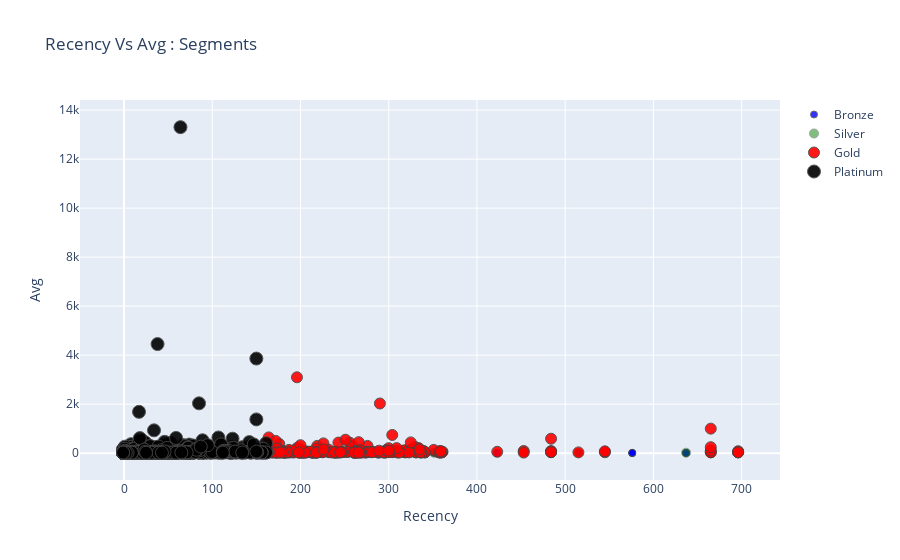

The cell this chart's notebook holds for it:
### Code cell
#Recency Vs Frequency
graph = RFMScores.query("Monetary < 50000 and Frequency < 2000")

plot_data = [
    gobj.Scatter(
        x=graph.query("RFM_Loyalty_Level == 'Bronze'")['Recency'],
        y=graph.query("RFM_Loyalty_Level == 'Bronze'")['Avg'],
        mode='markers',
        name='Bronze',
        marker= dict(size= 7,
            line= dict(width=1),
            color= 'blue',
            opacity= 0.8
           )
    ),
        gobj.Scatter(
        x=graph.query("RFM_Loyalty_Level == 'Silver'")['Recency'],
        y=graph.query("RFM_Loyalty_Level == 'Silver'")['Avg'],
        mode='markers',
        name='Silver',
        marker= dict(size= 9,
            line= dict(width=1),
            color= 'green',
            opacity= 0.5
           )
    ),
        gobj.Scatter(
        x=graph.query("RFM_Loyalty_Level == 'Gold'")['Recency'],
        y=graph.query("RFM_Loyalty_Level == 'Gold'")['Avg'],
        mode='markers',
        name='Gold',
        marker= dict(size= 11,
            line= dict(width=1),
            color= 'red',
            opacity= 0.9
           )
    ),
    gobj.Scatter(
        x=graph.query("RFM_Loyalty_Level == 'Platinum'")['Recency'],
        y=graph.query("RFM_Loyalty_Level == 'Platinum'")['Avg'],
        mode='markers',
        name='Platinum',
        marker= dict(size= 13,
            line= dict(width=1),
            color= 'black',
            opacity= 0.9
           )
    ),
]

plot_layout = gobj.Layout(
        yaxis= {'title': "Avg"},
        xaxis= {'title': "Recency"},
        title='Recency Vs Avg : Segments'
    )
fig = gobj.Figure(data=plot_data, layout=plot_layout)
po.iplot(fig)

### Figure 1 — Plotly figure (JSON) as saved in the notebook; plotly's stock layout.template omitted (floating-point values rounded to 4 significant figures; data arrays with more than 128 entries replaced by an {"elided": "..."} marker saying what was removed)
{"data": [{"marker": {"color": "blue", "line": {"width": 1}, "opacity": 0.8, "size": 7}, "mode": "markers", "name": "Bronze", "type": "scatter", "x": {"elided": "750 int values"}, "y": {"elided": "750 float values"}}, {"marker": {"color": "green", "line": {"width": 1}, "opacity": 0.5, "size": 9}, "mode": "markers", "name": "Silver", "type": "scatter", "x": {"elided": "785 int values"}, "y": {"elided": "785 float values"}}, {"marker": {"color": "red", "line": {"width": 1}, "opacity": 0.9, "size": 11}, "mode": "markers", "name": "Gold", "type": "scatter", "x": {"elided": "956 int values"}, "y": {"elided": "956 float values"}}, {"marker": {"color": "black", "line": {"width": 1}, "opacity": 0.9, "size": 13}, "mode": "markers", "name": "Platinum", "type": "scatter", "x": {"elided": "1411 int values"}, "y": {"elided": "1411 float values"}}], "layout": {"title": {"text": "Recency Vs Avg : Segments"}, "xaxis": {"title": {"text": "Recency"}}, "yaxis": {"title": {"text": "Avg"}}}}
